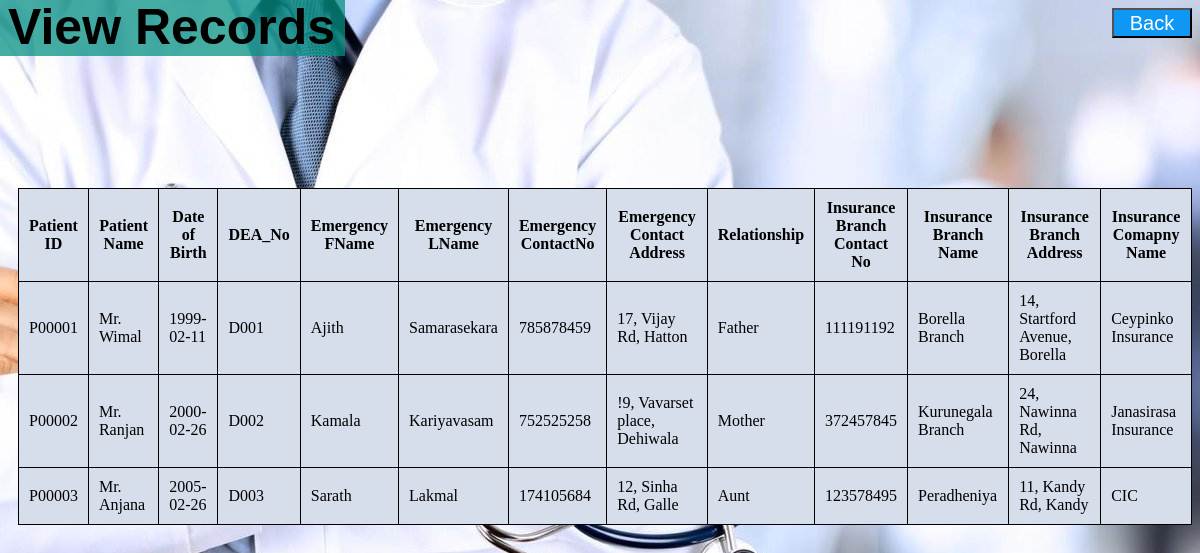
/HMS/DoctorView.php, run on the app's committed database.
### tables this page shows
CREATE TABLE `insurance_info` (
  `Patient_ID` varchar(20) NOT NULL,
  `Branch_Contact_No` int(10) NOT NULL,
  `Branch_Name` varchar(50) NOT NULL,
  `Branch_Address` varchar(100) NOT NULL,
  `Company_Name` varchar(50) NOT NULL
);

CREATE TABLE `patient` (
  `Patient_ID` varchar(20) NOT NULL,
  `Name` varchar(50) NOT NULL
);

CREATE TABLE `inpatient` (
  `BirthDate` varchar(10) NOT NULL,
  `DEA_No` varchar(20) NOT NULL
);

CREATE TABLE `emergency_contact` (
  `Patient_ID` varchar(20) NOT NULL,
  `Address` varchar(100) NOT NULL,
  `Relationship` varchar(20) NOT NULL,
  `Contact_No` int(10) NOT NULL,
  `FName` varchar(50) NOT NULL,
  `LName` varchar(50) NOT NULL
);

### HMS/DoctorView.php (the view, shortened to what this page needs)
<!DOCTYPE html>
<html lang="en">
<head>
    <link rel="stylesheet" href="DoctorView.css">
</head>
<body>
    <div class="header">
        <h1 class="role">View Records</h1>
        <button type="button" class="button">
                <a href="Doctor.php" class="Back"> Back </a>
       </button>
    </div>
        <?php require_once('connection2.php');
            $query = "SELECT * FROM patient";
            $result_set = mysqli_query($connection, $query);
            $query2 = "SELECT * FROM inpatient";
            $result_set2 = mysqli_query($connection, $query2);
            $query3 = "SELECT * FROM emergency_contact";
            $result_set3 = mysqli_query($connection, $query3);
            $query4 = "SELECT * FROM insurance_info";
            $result_set4 = mysqli_query($connection, $query4);
            if($result_set and $result_set2 and $result_set3 and $result_set4 )
            {
                $table = '<table class="table">';
                $table .= '<tr><th> Patient<br>ID</th><th> Patient <br>Name </th><th> Date of <br>Birth </th><th> DEA_No </th>
                          <th> Emergency<br>FName </th> <th> Emergency <br>LName </th> <th> Emergency<br>ContactNo </th>
                          <th>Emergency<br>Contact<br>Address</th><th>Relationship</th>
                          <th>Insurance<br>Branch<br>Contact<br>No</th><th>Insurance<br>Branch<br>Name</th>
                          <th>Insurance<br>Branch<br>Address</th><th>Insurance<br>Comapny<br>Name</th>
                          </tr>';
                while(($record = mysqli_fetch_assoc($result_set)) and $record2 = mysqli_fetch_assoc($result_set2) and $record3 = mysqli_fetch_assoc($result_set3) and $record4 = mysqli_fetch_assoc($result_set4))
                {
                    $table .= '<tr>';
                    $table .= '<td>' . $record['Patient_ID']  . '</td>';
                    $table .= '<td>' . $record['Name']  . '</td>';
                    $table .= '<td>' . $record2['BirthDate']  . '</td>';
                    $table .= '<td>' . $record2['DEA_No']  . '</td>';
                    $table .= '<td>' . $record3['FName']  . '</td>';
                    $table .= '<td>' . $record3['LName']  . '</td>';
                    $table .= '<td>' . $record3['Contact_No']  . '</td>';
                    $table .= '<td>' . $record3['Address']  . '</td>';
                    $table .= '<td>' . $record3['Relationship']  . '</td>';
                    $table .= '<td>' . $record4['Branch_Contact_No']  . '</td>';
                    $table .= '<td>' . $record4['Branch_Name']  . '</td>';
                    $table .= '<td>' . $record4['Branch_Address']  . '</td>';
                    $table .= '<td>' . $record4['Company_Name']  . '</td>';
                    $table .= '</tr>';
                }
                echo $table;
            }
        ?>
</body>
</html>

### HMS/DoctorView.css (style rules this page uses)
.header { height: 180px; width: 100%; }
.role { font-size: 50px; float: left; font-family:'Trebuchet MS', 'Lucida Sans Unicode', 'Lucida Grande', 'Lucida Sans', Arial, sans-serif; margin-top: -10px; background-color: rgba(6, 145, 131, 0.747); margin-left: -10px; padding-left: 10px; padding-right: 10px; }
.button { float: right; background-color: rgb(14, 152, 243); width: 80px; height: 30px; font-size: 20px; }
.Back { text-decoration: none; color: White; font-family: 'Franklin Gothic Medium', 'Arial Narrow', Arial, sans-serif; }
.table { background-color: rgb(214, 221, 235); margin-left: 10px; }

### HMS/DoctorView.php (style rules this page uses)
body { background-image: url('Home/Doctor.jpg'); background-repeat: no-repeat; background-attachment: fixed; background-size: cover; }
td, th { border: 1px solid black; padding: 10px; }
table { border-collapse: collapse; }

### data on the page
insurance_info: Patient_ID.Patient_ID "P00001", Patient_ID.Name "Mr. Wimal", Branch_Contact_No "111191192", Branch_Name "Borella Branch", Branch_Address "14, Startford Avenue, Borella", Company_Name "Ceypinko Insurance"
inpatient: BirthDate "1999-02-11", DEA_No "D001"
emergency_contact: FName "Ajith", LName "Samarasekara", Contact_No "785878459", Address "17, Vijay Rd, Hatton", Relationship "Father"
insurance_info: Patient_ID.Patient_ID "P00002", Patient_ID.Name "Mr. Ranjan", Branch_Contact_No "372457845", Branch_Name "Kurunegala Branch", Branch_Address "24, Nawinna Rd, Nawinna", Company_Name "Janasirasa Insurance"
inpatient: BirthDate "2000-02-26", DEA_No "D002"
emergency_contact: FName "Kamala", LName "Kariyavasam", Contact_No "752525258", Address "!9, Vavarset place, Dehiwala", Relationship "Mother"
insurance_info: Branch_Contact_No "123578495", Branch_Name "Peradheniya", Branch_Address "11, Kandy Rd, Kandy", Company_Name "CIC"
patient: Patient_ID "P00003", Name "Mr. Anjana"
inpatient: BirthDate "2005-02-26", DEA_No "D003"
emergency_contact: FName "Sarath", LName "Lakmal", Contact_No "174105684", Address "12, Sinha Rd, Galle", Relationship "Aunt"
